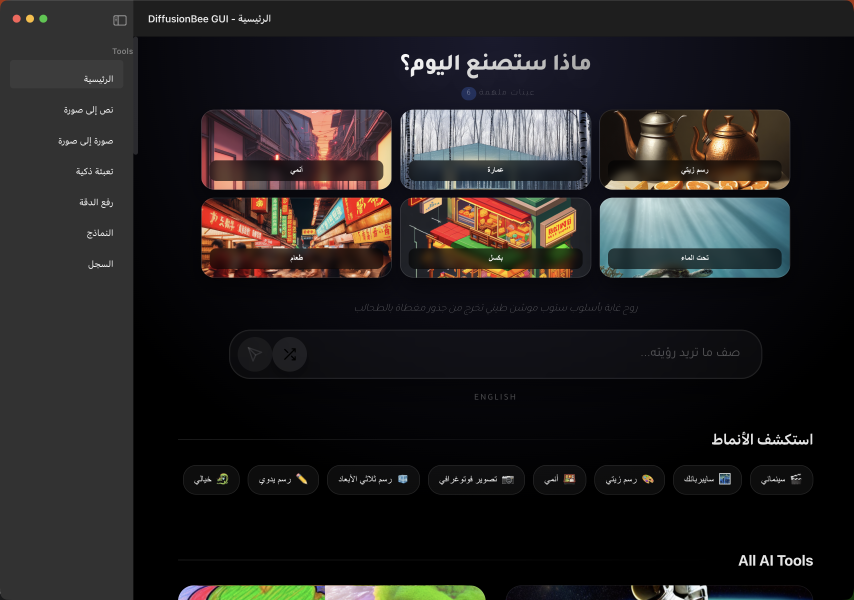
#> input picture docs/screenshots/01-homepage.png, 2560 x 1800 px (shown at 1/3 size)
$ python verify_welcome_grid.py
#> lines starting #> are read from the running program, lines starting #| are printed output that depends on the picture
#!/usr/bin/env python3
"""Verify homepage welcome grid and history screenshot content."""
from __future__ import annotations

import statistics
import sys
from pathlib import Path

from PIL import Image

ROOT = Path(__file__).resolve().parents[1]
SHOTS = ROOT / "docs" / "screenshots"


def tile_variance(tile: Image.Image) -> float:
    px = list(tile.convert("RGB").getdata())[::80]
    values = [p[0] for p in px] + [p[1] for p in px] + [p[2] for p in px]
    return statistics.pvariance(values) if values else 0.0


def verify_homepage(path: Path) -> tuple[int, int]:
    im = Image.open(path)
    # Retina captures are 2x — scale crop proportionally.
    scale = im.width / 1280
    left, top, right, bottom = (int(190 * scale), int(95 * scale), int(1090 * scale), int(340 * scale))
    region = im.crop((left, top, right, bottom))
    w, h = region.size
    cols, rows = 4, 3
    tw, th = w // cols, h // rows
    passed = 0
    for r in range(rows):
        for c in range(cols):
            tile = region.crop((c * tw, r * th, (c + 1) * tw, (r + 1) * th))
            if tile_variance(tile) > 800:
                passed += 1
    return passed, cols * rows


def verify_history(path: Path) -> bool:
    im = Image.open(path)
    scale = im.width / 1280
    region = im.crop((int(180 * scale), int(120 * scale), int(1200 * scale), int(860 * scale)))
    var = tile_variance(region)
    # History should show prompts/thumbnails; upscaler empty state is much flatter.
    return var > 900


def main() -> int:
    home = SHOTS / "01-homepage.png"
    history = SHOTS / "07-history.png"
    ok = True

    if not home.exists():
        print(f"FAIL missing {home}")
        return 1

    passed, total = verify_homepage(home)
#> in verify_homepage, im is the input picture: PIL image 2560x1800 RGBA; mean R, G, B, A 35.5, 33.1, 33.1, 255
#> in verify_homepage, `region = im.crop((left, top, right, bottom))`:
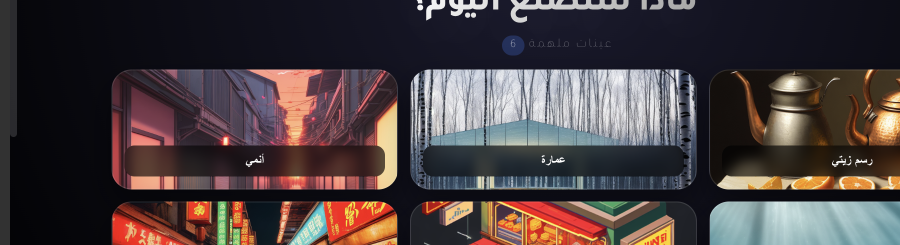
#> region: PIL image 1800x490 RGBA (shown at 1/2 size); mean R, G, B, A 72.7, 62.2, 63.5, 255
#> after the loop in verify_homepage, `for r in range(rows):`: passed = 10
#> passed = 10; total = 12
    print(f"homepage grid: {passed}/{total} tiles PASS")
#| homepage grid: 10/12 tiles PASS
    ok = ok and passed == total
#> ok = False

    if history.exists():
        hist_ok = verify_history(history)
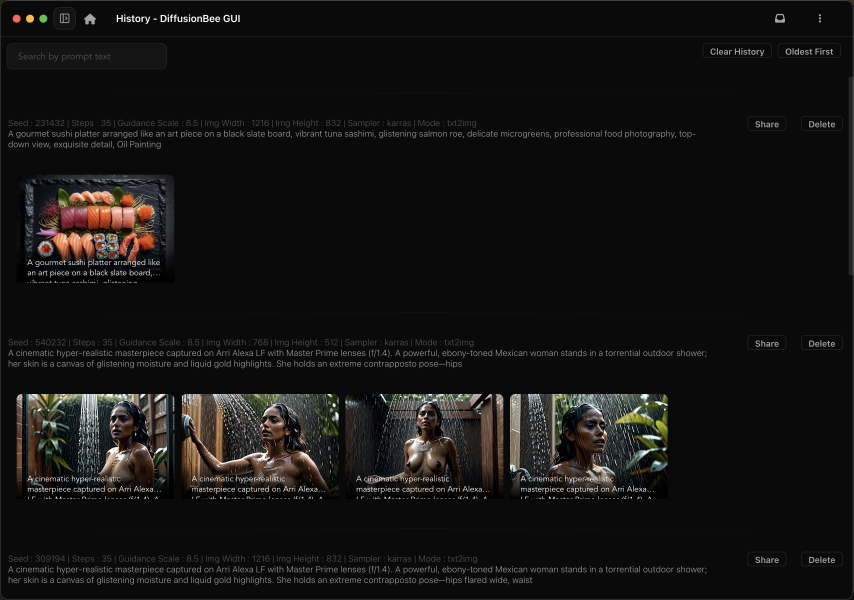
#> input picture docs/screenshots/07-history.png, 2560 x 1800 px (shown at 1/3 size)
#> in verify_history, im is the input picture: PIL image 2560x1800 RGBA; mean R, G, B, A 21.1, 20, 19.1, 255
#> in verify_history, `region = im.crop((int(180 * scale), int(120 * scale), int(1200 * scale..`:
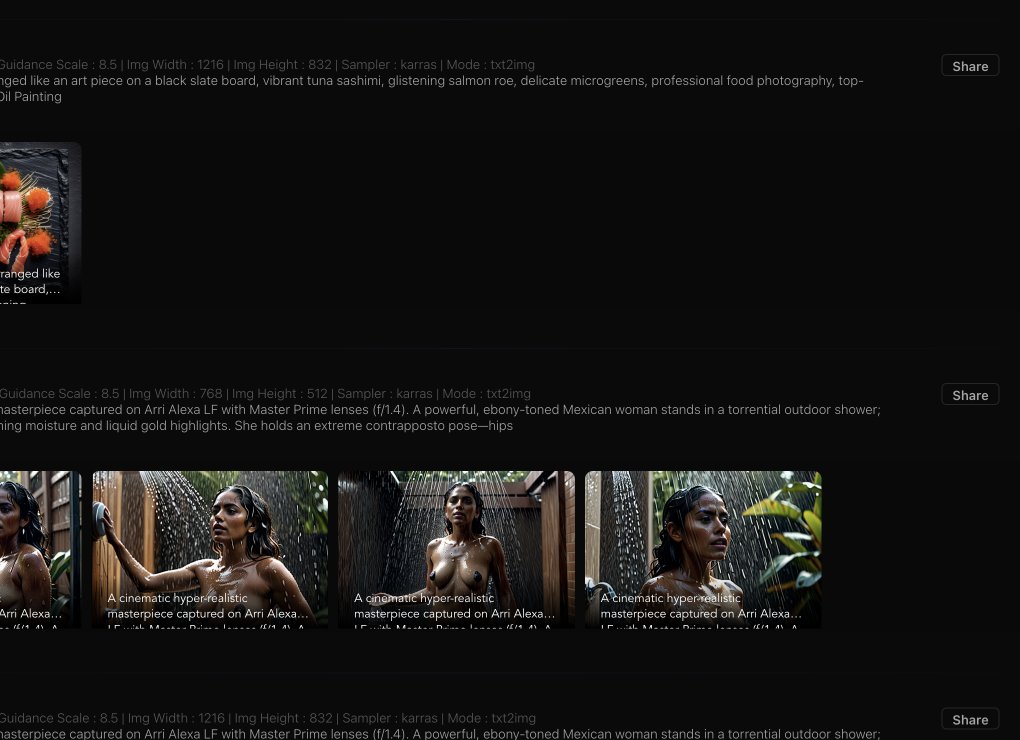
#> region: PIL image 2040x1480 RGBA (shown at 1/2 size); mean R, G, B, A 21.1, 20.1, 19.1, 255
#> in verify_history, `var = tile_variance(region)`: var = 1101.6
#> hist_ok = True
        print(f"history page: {'PASS' if hist_ok else 'FAIL'}")
#| history page: PASS
        ok = ok and hist_ok
    else:
        print("WARN missing 07-history.png")

    return 0 if ok else 1


if __name__ == "__main__":
#> (the run stopped early here; a loop or call above may not have finished)
